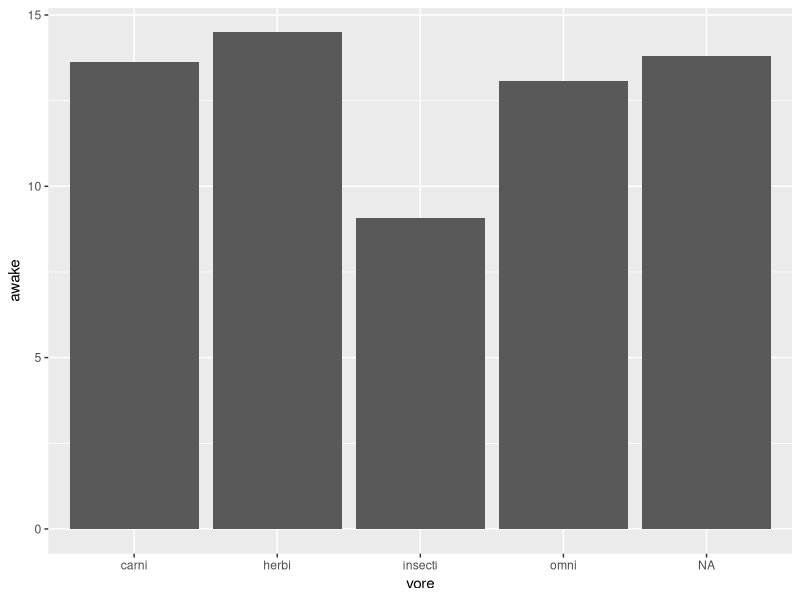
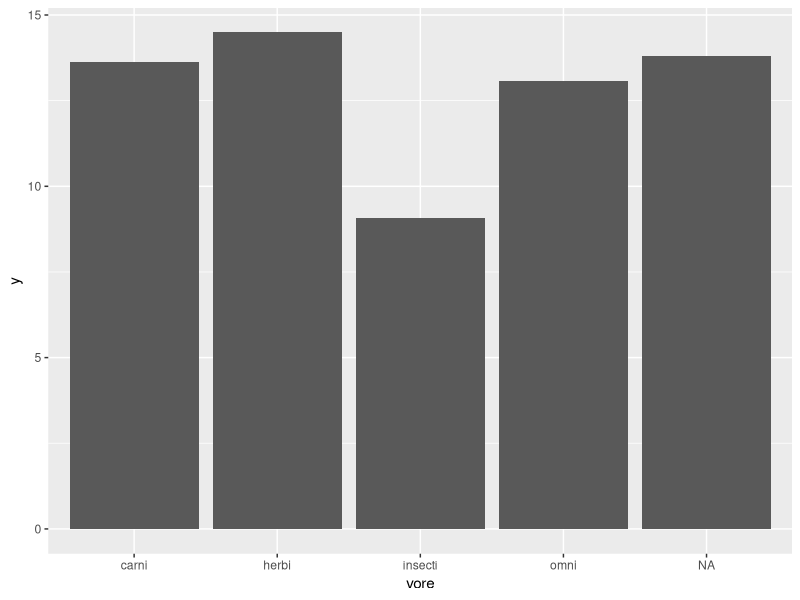
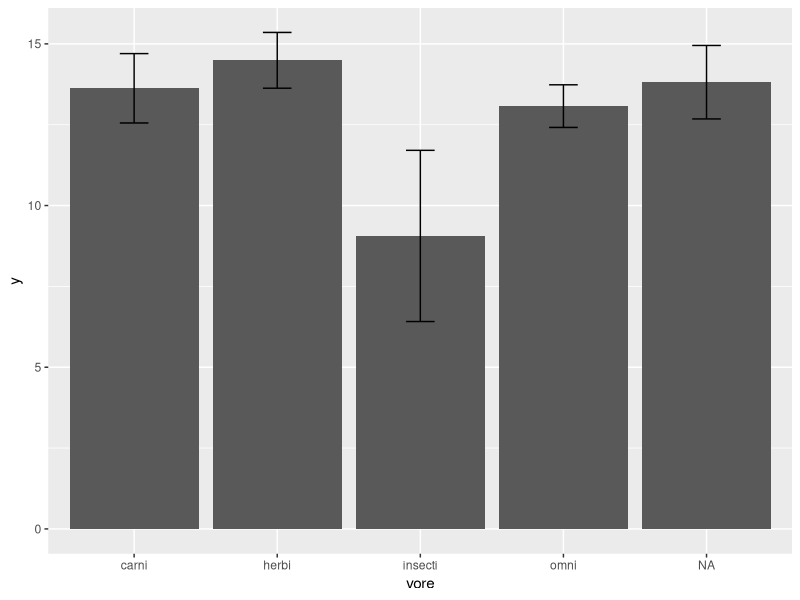
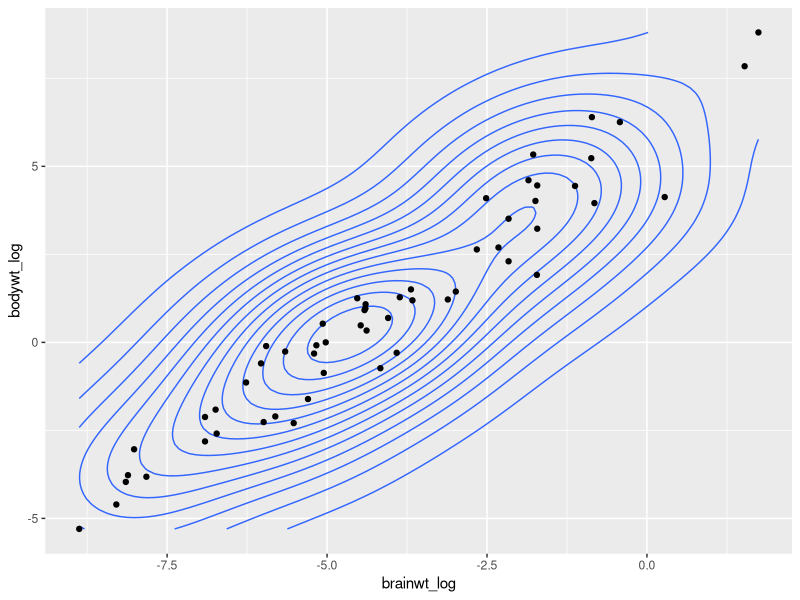
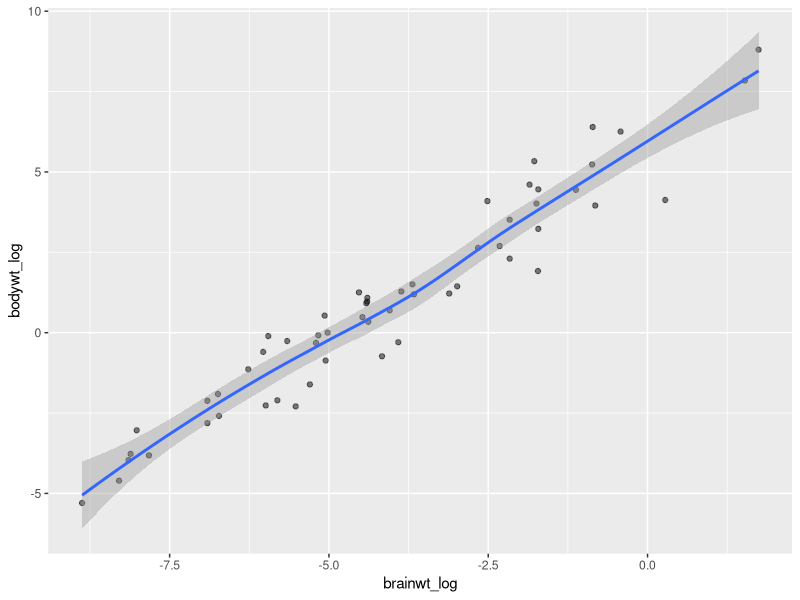
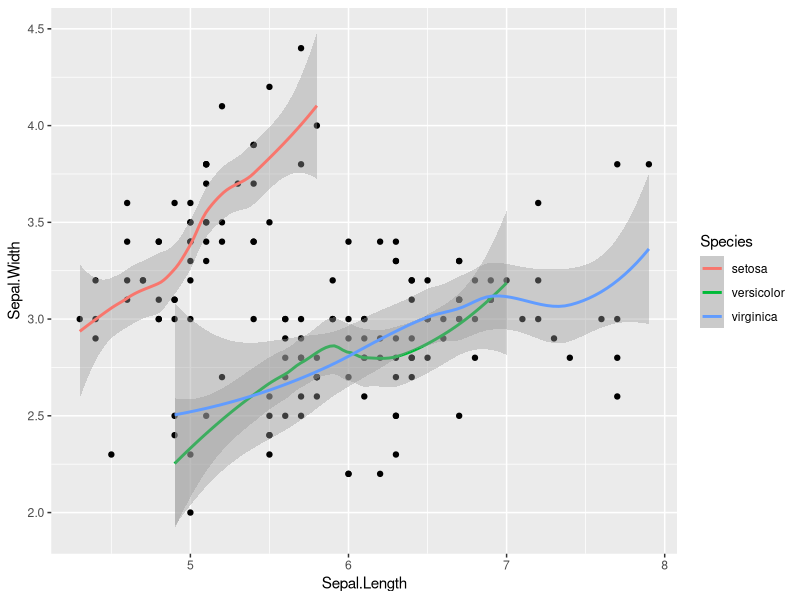
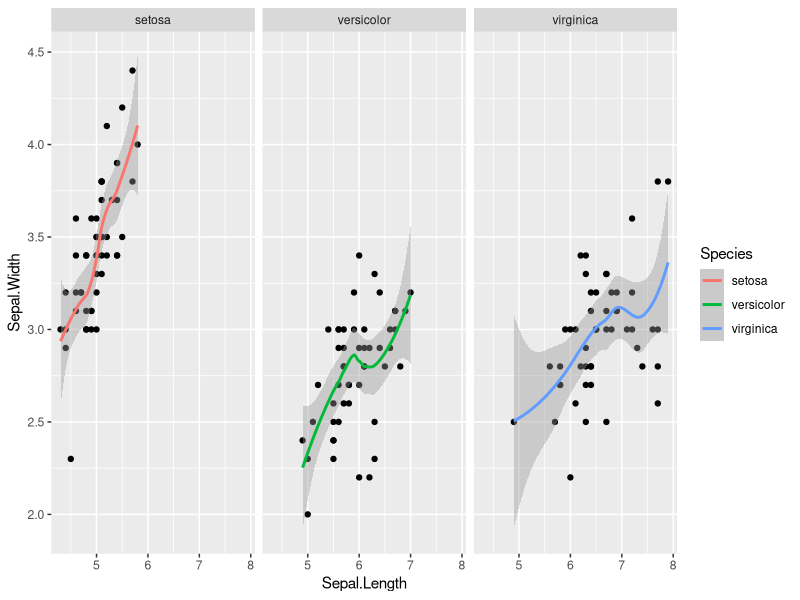

These charts were generated, in order, by the following R code:
## ---- chunk 1
library(ggplot2)
library(tidyverse)
msleep2 <- msleep %>% mutate(brainwt_log = log(brainwt))
## ---- chunk 2
ggplot(msleep2, aes(x = vore, y = awake)) + 
  geom_bar(stat = "summary", fun = "mean")
## ---- chunk 3
feeding.data <- msleep2 %>% group_by(vore) %>% 
  summarize(mean_se(awake))
feeding.data
## ---- chunk 4
my.plot <- ggplot(feeding.data, aes(x = vore, y = y)) + 
  geom_bar(stat = "identity")
my.plot
## ---- chunk 5
my.plot <- my.plot + geom_errorbar(aes(ymin = ymin, ymax = ymax),
                                   width = 0.2)
my.plot
## ---- chunk 6
msleep3 <- msleep2 %>% mutate(bodywt_log = log(bodywt))
ggplot(data = msleep3, mapping = aes(x = brainwt_log, y = bodywt_log)) +
  geom_density_2d() +
  geom_point()
## ---- chunk 7
my.plot <- ggplot(msleep3, aes(x = brainwt_log, y = bodywt_log)) +
  geom_point(alpha = 0.5) +
  geom_smooth()
my.plot
## ---- chunk 8
ggplot(data = iris, mapping = aes(x = Sepal.Length, y = Sepal.Width)) + 
  geom_point() +
  geom_smooth(aes(color = Species)) 
## ---- chunk 9
ggplot(data = iris, mapping = aes(x = Sepal.Length, y = Sepal.Width)) +
  geom_point() +
  geom_smooth(aes(color = Species)) +
  facet_wrap( ~ Species)
